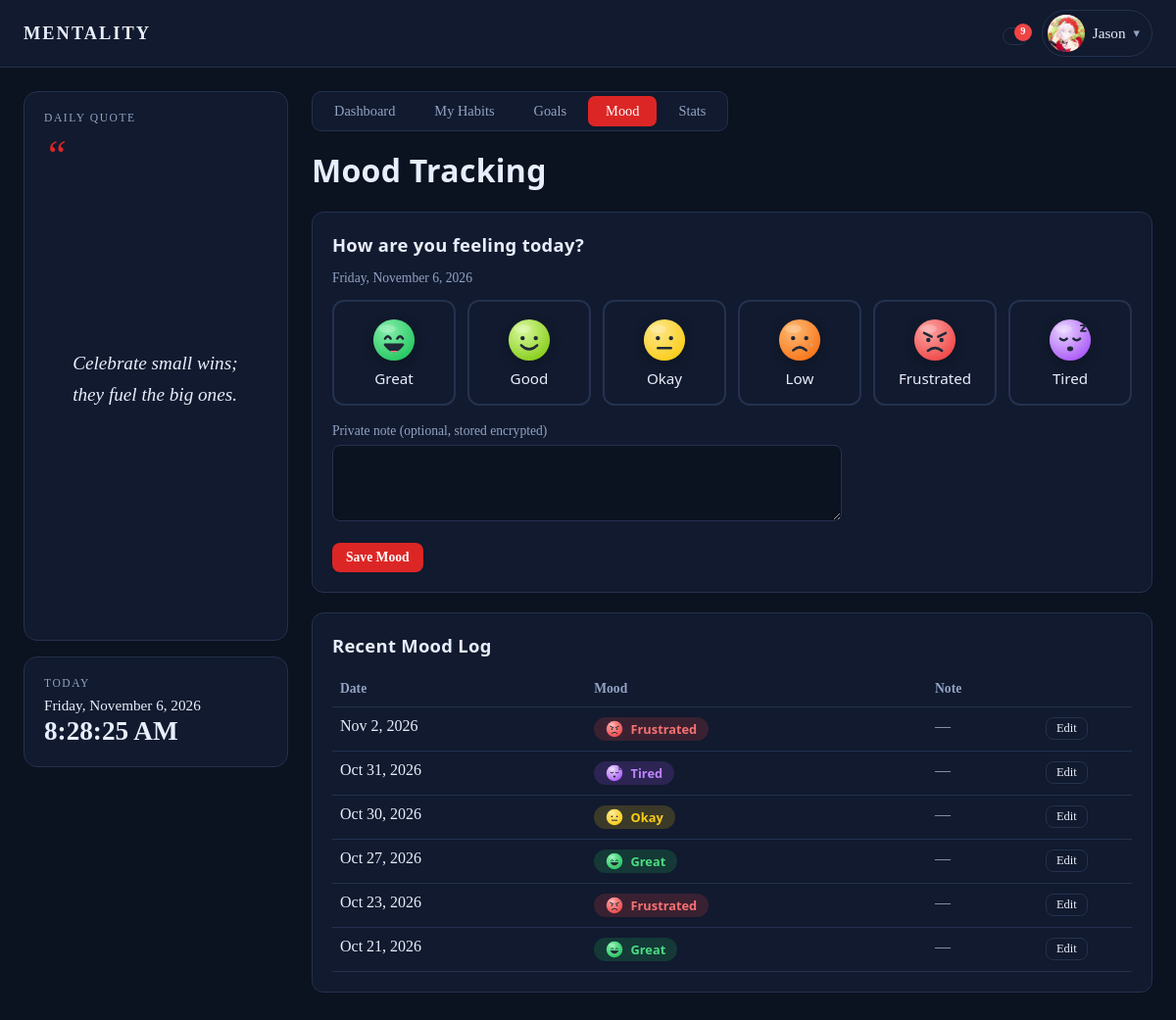
Page /mood.php (signed in) on the earlier database version.
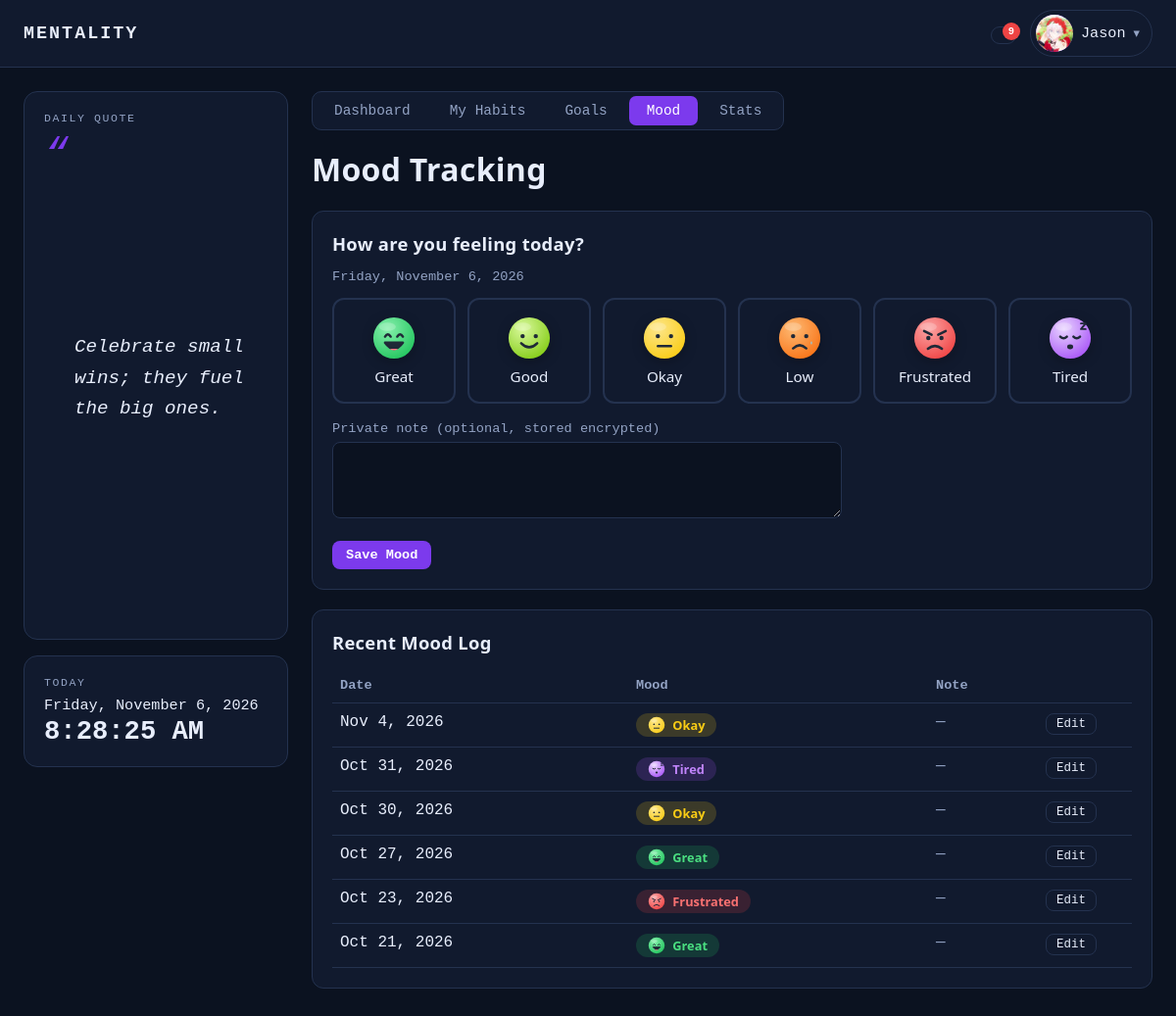
Same page on the later database version.
### tables this page shows
CREATE TABLE `mood_logs` (
  `mood_id` int(10) unsigned NOT NULL AUTO_INCREMENT,
  `user_id` int(10) unsigned NOT NULL,
  `mood` enum('Great','Good','Okay','Low','Frustrated','Tired') NOT NULL,
  `mood_note` text DEFAULT NULL,
  `log_date` date NOT NULL,
  PRIMARY KEY (`mood_id`),
  UNIQUE KEY `uq_mood_day` (`user_id`,`log_date`),
  CONSTRAINT `fk_mood_user` FOREIGN KEY (`user_id`) REFERENCES `users` (`user_id`) ON DELETE CASCADE
);

### includes/auth.php (called while the page is built, shortened)
<?php
require_once __DIR__ . '/icons.php';
function e($value): string {
    return htmlspecialchars((string)$value, ENT_QUOTES, 'UTF-8');
}

### includes/crypto.php (called while the page is built, shortened)
<?php
function app_key(): string {
    static $key = null;
    if ($key !== null) { return $key; }
    $file = __DIR__ . '/mood.key';
    $key = hex2bin(trim(file_get_contents($file)));
    return $key;
}
function decrypt_text(?string $data): ?string {
    if ($data === null || $data === '') { return null; }
    $raw = base64_decode($data, true);
    $plain = openssl_decrypt(substr($raw, 28), 'aes-256-gcm', app_key(), OPENSSL_RAW_DATA, substr($raw, 0, 12), substr($raw, 12, 16));
    return $plain === false ? null : $plain;
}

### mood.php (the view, shortened to what the changed rows need)
<?php
require_once __DIR__ . '/includes/layout.php';
require_once __DIR__ . '/includes/crypto.php';
$uid = (int)$_SESSION['user_id'];
$moods = [
    'Great'      => ['', 'great'],
    'Good'       => ['', 'good'],
    'Okay'       => ['', 'okay'],
    'Low'        => ['', 'low'],
    'Frustrated' => ['', 'frustrated'],
    'Tired'      => ['', 'tired'],
];
$stmt = $pdo->prepare('SELECT log_date, mood, mood_note FROM mood_logs WHERE user_id = ? ORDER BY log_date DESC LIMIT 10');
$stmt->execute([$uid]);
$recent = $stmt->fetchAll();
render_header('Mood', 'mood');
?>
<div class="mood-page">
<h1>Mood Tracking</h1>
<div class="panel">
    <h2>How are you feeling today?</h2>
    <form method="post" novalidate>
        <div class="mood-options">
            <?php foreach ($moods as $name => [$face, $cls]): ?>
                <label class="mood-option">
                    <span class="face"><?= mood_face($name, 46) ?></span>
                    <span class="mood-name"><?= e($name) ?></span>
                </label>
            <?php endforeach; ?>
        </div>
    </form>
</div>
<div class="panel">
    <h2>Recent Mood Log</h2>
    <?php if (!$recent): ?>
        <p class="muted">No moods logged yet. Pick how you feel above and save it.</p>
    <?php else: ?>
    <div class="table-wrap">
    <table class="list">
        <thead><tr><th>Date</th><th>Mood</th><th>Note</th><th></th></tr></thead>
        <tbody>
        <?php foreach ($recent as $r):
            $note = decrypt_text($r['mood_note']);
            [$face, $cls] = $moods[$r['mood']] ?? ['', ''];
            $json = json_encode([
                'date'  => $r['log_date'],
                'label' => date('l, M j, Y', strtotime($r['log_date'])),
                'mood'  => $r['mood'],
                'note'  => (string)$note,
            ], JSON_UNESCAPED_UNICODE);
        ?>
            <tr>
                <td><?= e(date('M j, Y', strtotime($r['log_date']))) ?></td>
                <td><span class="mood-tag <?= e($cls) ?>"><?= mood_face($r['mood'], 18) ?> <?= e($r['mood']) ?></span></td>
                <td><?= $note !== null ? '<span class="diary-note">' . e($note) . '</span>' : '<span class="muted">—</span>' ?></td>
                <td class="row-actions"><button type="button" class="btn-ghost btn-edit row-edit" data-mood="<?= e($json) ?>"><?= icon('edit', 14) ?> Edit</button></td>
            </tr>
        <?php endforeach; ?>
        </tbody>
    </table>
    </div>
    <?php endif; ?>
</div>
</div>
<?php render_footer(['mood.js']); ?>

### includes/layout.php (shortened to what the changed rows need)
<?php
require_once __DIR__ . '/auth.php';
function asset_url(string $file): string {
    return BASE_URL . '/assets/' . $file . '?v=' . (int)@filemtime(__DIR__ . '/../assets/' . $file);
}
function render_header(string $title, string $active = ''): void {
    global $pdo;
    $isUser = true;
    $theme  = (($_SESSION['theme'] ?? 'dark') === 'light') ? 'light' : 'dark';
    $name   = $_SESSION['full_name'] ?? $_SESSION['username'];
    $tabs   = $isUser ? [
        'dashboard' => ['Dashboard', 'dashboard.php'],
        'habits'    => ['My Habits', 'habits.php'],
        'goals'     => ['Goals',     'goals.php'],
        'mood'      => ['Mood',      'mood.php'],
        'stats'     => ['Stats',     'stats.php'],
    ] : [];
    $notifyOn = ((int)($_SESSION['notify'] ?? 1) === 1);
    if ($isUser && $notifyOn) {
        $stmt = $pdo->prepare('SELECT message, created_at FROM notifications
                               WHERE user_id = ? AND is_cleared = 0 ORDER BY created_at DESC, notification_id DESC LIMIT 10');
        $stmt->execute([(int)$_SESSION['user_id']]);
        $stored = $stmt->fetchAll();
    }
    ?>
<!DOCTYPE html>
<html lang="en" data-theme="<?= e($theme) ?>">
<head>
    <link rel="stylesheet" href="<?= e(asset_url('style.css')) ?>">
</head>
<body>
<header class="appbar">
    <div class="appbar-right">
        <div class="dropdown" data-dropdown>
            <button type="button" class="profile-btn" data-dropdown-toggle aria-haspopup="true">
                <?= avatar_html($_SESSION['avatar'] ?? null, $name) ?>
                <span class="profile-name"><?= e($name) ?></span><span class="caret">&#9662;</span>
            </button>
        </div>
    </div>
</header>
<div class="shell">
    <main class="main">
    <?php if ($tabs): ?>
        <nav class="tabs dash-tabs">
            <?php foreach ($tabs as $key => [$label, $file]): ?>
                <a class="tab<?= $key === $active ? ' active' : '' ?>" href="<?= BASE_URL . '/' . $file ?>"><?= icon($key, 16) ?> <?= e($label) ?></a>
            <?php endforeach; ?>
        </nav>
    <?php endif; ?>
    <?php
}
function render_footer(array $scripts = []): void {
    ?>
    </main>
</div>
</body>
</html>
<?php
}
function avatar_html(?string $file, string $name, string $size = 'sm'): string {
    if ($file) {
        return '<img class="avatar ' . e($size) . '" src="' . BASE_URL . '/uploads/avatars/' . rawurlencode($file) . '" alt="Profile picture">';
    }
    $initial = mb_strtoupper(mb_substr(trim($name), 0, 1));
    return '<span class="avatar ' . e($size) . '">' . e($initial !== '' ? $initial : '?') . '</span>';
}

### includes/icons.php (shortened to what the changed rows need)
<?php
function mood_face(string $mood, int $size = 44): string {
    static $n = 0; $n++;
    $id = 'mf' . $n;
    $colors = [
        'Great'      => ['#86efac', '#22c55e'],
        'Good'       => ['#d9f99d', '#84cc16'],
        'Okay'       => ['#fde68a', '#facc15'],
        'Low'        => ['#fdba74', '#f97316'],
        'Frustrated' => ['#fca5a5', '#ef4444'],
        'Tired'      => ['#e9d5ff', '#a855f7'],
    ];
    [$light, $base] = $colors[$mood] ?? ['#e2e8f0', '#94a3b8'];
    $dots = '<circle cx="17" cy="22" r="2.3" fill="#1f2937" stroke="none"/><circle cx="31" cy="22" r="2.3" fill="#1f2937" stroke="none"/>';
    switch ($mood) {
        case 'Great':
            $f = '<path d="M14.5 22.5q3-5 6 0"/><path d="M27.5 22.5q3-5 6 0"/>'
               . '<path d="M14.5 29Q24 42 33.5 29Z" fill="#1f2937"/><path d="M19.5 35.5q4.5 3.2 9 0" fill="#fb7185" stroke="none"/>';
            break;
        case 'Good':
            $f = $dots . '<path d="M15.5 29.5Q24 38 32.5 29.5"/>';
            break;
        case 'Okay':
            $f = $dots . '<path d="M17 32.5H31"/>';
            break;
        case 'Low':
            $f = $dots . '<path d="M17 35Q24 28.5 31 35"/><path d="M36.5 27q1.6 2.4 0 4.2q-1.6-1.8 0-4.2z" fill="#7dd3fc" stroke="none"/>';
            break;
        case 'Frustrated':
            $f = '<path d="M12.5 16.5L20.5 20.5"/><path d="M35.5 16.5L27.5 20.5"/>'
               . '<circle cx="17" cy="24" r="2.3" fill="#1f2937" stroke="none"/><circle cx="31" cy="24" r="2.3" fill="#1f2937" stroke="none"/>'
               . '<path d="M16.5 35.5Q24 29.5 31.5 35.5"/>';
            break;
        case 'Tired':
            $f = '<path d="M13.5 22.5q3.5 3.4 7 0"/><path d="M27.5 22.5q3.5 3.4 7 0"/>'
               . '<ellipse cx="24" cy="33.5" rx="3.2" ry="2.6" fill="#1f2937" stroke="none"/>'
               . '<path d="M35.5 8.5h5l-5 6h5" stroke-width="2"/>';
            break;
    }
    return '<svg class="mood-svg" width="' . $size . '" height="' . $size . '" viewBox="0 0 48 48" role="img" aria-label="' . htmlspecialchars($mood, ENT_QUOTES) . '">'
         . '<defs><radialGradient id="' . $id . '" cx="35%" cy="28%" r="80%"><stop offset="0" stop-color="' . $light . '"/><stop offset="1" stop-color="' . $base . '"/></radialGradient></defs>'
         . '<circle cx="24" cy="24" r="22" fill="url(#' . $id . ')"/>'
         . '<ellipse cx="17" cy="12" rx="9" ry="4.5" fill="#fff" opacity=".22"/>'
         . '<g stroke="#1f2937" stroke-width="2.6" stroke-linecap="round" stroke-linejoin="round" fill="none">' . $f . '</g></svg>';
}

Differences in the rows shown:
removed mood_logs: log_date "Nov 2, 2026", mood "Frustrated"
now on this page (row edited): mood_logs: log_date "Nov 4, 2026", mood "Okay"
